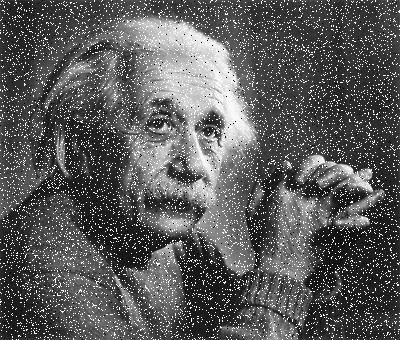
%> input picture test.jpg, 400 x 340 px
$ octave mirror.m   (GNU Octave 9; MATLAB toolbox functions it lacks are replaced by stand-ins)
%> lines starting %> are read from the running program, lines starting %| are printed output that depends on the picture
I=imread('test.jpg');
%> I is the input picture: size 340x400 uint8; min 0, max 255, mean 90.2
[M,N]=size(I);
%> M = 340; N = 400
I_shuiping=I;
for i=1:M
    for j=1:N
        I_shuiping(i,j)=I(i,N-j+1);
    end
end
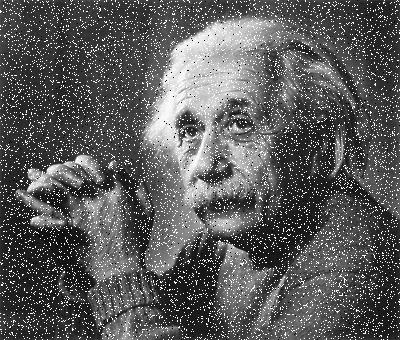
%> I_shuiping: size 340x400 uint8; min 0, max 255, mean 90.2; mean of the top-left, top-right, bottom-left and bottom-right quarters 93.4, 103.1, 82.7, 81.6
subplot(2,2,1);
imshow(I);
subplot(2,2,2);
imshow(I_shuiping);

I_chuizhi=I;
for i=1:M
    for j=1:N
        I_chuizhi(i,j)=I(M-i+1,j);
    end
end
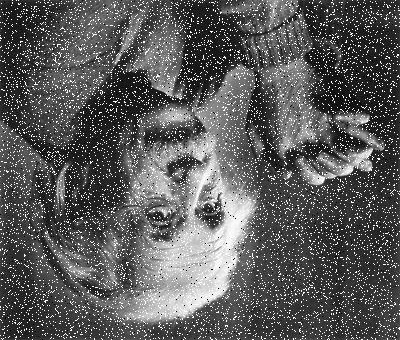
%> I_chuizhi: size 340x400 uint8; min 0, max 255, mean 90.2; mean of the top-left, top-right, bottom-left and bottom-right quarters 81.6, 82.7, 103.1, 93.4
subplot(2,2,3);
imshow(I_chuizhi);
